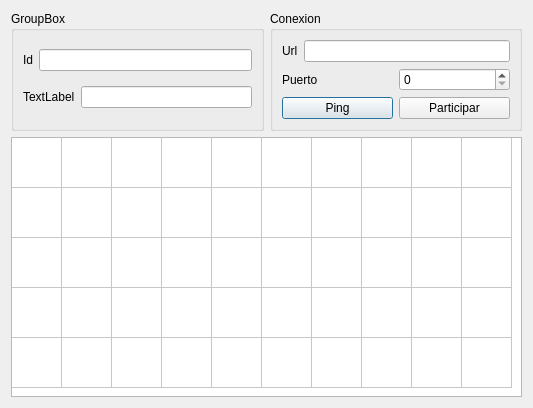
<?xml version="1.0" encoding="UTF-8"?>
<ui version="4.0">
 <class>Dialog</class>
 <widget class="QDialog" name="Dialog">
  <property name="geometry">
   <rect>
    <x>0</x>
    <y>0</y>
    <width>533</width>
    <height>408</height>
   </rect>
  </property>
  <property name="windowTitle">
   <string>Dialog</string>
  </property>
  <layout class="QGridLayout" name="gridLayout">
   <item row="0" column="1">
    <layout class="QHBoxLayout" name="horizontalLayout_8">
     <item>
      <widget class="QGroupBox" name="groupBox">
       <property name="title">
        <string>GroupBox</string>
       </property>
       <layout class="QGridLayout" name="gridLayout_2">
        <item row="1" column="0">
         <layout class="QHBoxLayout" name="horizontalLayout_3">
          <item>
           <widget class="QLabel" name="label_2">
            <property name="text">
             <string>TextLabel</string>
            </property>
           </widget>
          </item>
          <item>
           <widget class="QLineEdit" name="lineEdit_2"/>
          </item>
         </layout>
        </item>
        <item row="0" column="0">
         <layout class="QHBoxLayout" name="horizontalLayout_2">
          <item>
           <widget class="QLabel" name="label">
            <property name="text">
             <string>Id</string>
            </property>
           </widget>
          </item>
          <item>
           <widget class="QLineEdit" name="lineEdit"/>
          </item>
         </layout>
        </item>
       </layout>
      </widget>
     </item>
     <item>
      <widget class="QGroupBox" name="groupBox_2">
       <property name="title">
        <string>Conexion</string>
       </property>
       <layout class="QGridLayout" name="gridLayout_3">
        <item row="0" column="0">
         <layout class="QHBoxLayout" name="horizontalLayout">
          <item>
           <widget class="QLabel" name="label_3">
            <property name="text">
             <string>Url</string>
            </property>
           </widget>
          </item>
          <item>
           <widget class="QLineEdit" name="lineEdit_3"/>
          </item>
         </layout>
        </item>
        <item row="1" column="0">
         <layout class="QHBoxLayout" name="horizontalLayout_5">
          <item>
           <widget class="QLabel" name="label_4">
            <property name="text">
             <string>Puerto</string>
            </property>
           </widget>
          </item>
          <item>
           <widget class="QSpinBox" name="spinBox"/>
          </item>
         </layout>
        </item>
        <item row="2" column="0">
         <layout class="QHBoxLayout" name="horizontalLayout_7">
          <item>
           <widget class="QPushButton" name="pushButton_2">
            <property name="text">
             <string>Ping</string>
            </property>
           </widget>
          </item>
          <item>
           <widget class="QPushButton" name="pushButton">
            <property name="text">
             <string>Participar</string>
            </property>
           </widget>
          </item>
         </layout>
        </item>
       </layout>
      </widget>
     </item>
    </layout>
   </item>
   <item row="1" column="1">
    <widget class="QTableWidget" name="tableWidget">
     <property name="verticalScrollBarPolicy">
      <enum>Qt::ScrollBarAlwaysOff</enum>
     </property>
     <property name="horizontalScrollBarPolicy">
      <enum>Qt::ScrollBarAlwaysOff</enum>
     </property>
     <property name="rowCount">
      <number>5</number>
     </property>
     <property name="columnCount">
      <number>10</number>
     </property>
     <attribute name="horizontalHeaderVisible">
      <bool>false</bool>
     </attribute>
     <attribute name="horizontalHeaderDefaultSectionSize">
      <number>50</number>
     </attribute>
     <attribute name="verticalHeaderVisible">
      <bool>false</bool>
     </attribute>
     <attribute name="verticalHeaderDefaultSectionSize">
      <number>50</number>
     </attribute>
     <row/>
     <row/>
     <row/>
     <row/>
     <row/>
     <column/>
     <column/>
     <column/>
     <column/>
     <column/>
     <column/>
     <column/>
     <column/>
     <column/>
     <column/>
    </widget>
   </item>
  </layout>
 </widget>
 <resources/>
 <connections/>
</ui>
